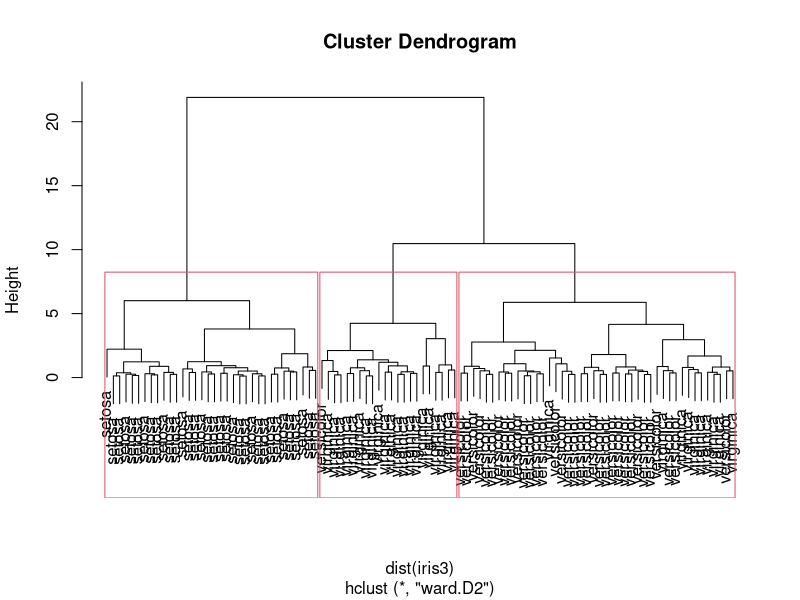

Write the R code that produced this figure. (Note: this script raises an error after producing the figure.)
iris2=iris
#preparo los datos para quedarme con 100 datos (para ver mejor) 
# mediante muestreo y solo variables numericas
idx=sample(1:dim(iris2)[1],100)
idx
iris3=iris2[idx,]
iris3
iris3$Species=NULL
iris3
#normalizo iris3, Notese el uso y sintaxis del bucle
for (j in 1:4) {x=iris3[,j] ; v=(x-mean(x))/sqrt(var(x)); iris3[,j]=v}
iris3
#calculo cluster jeraquico por el metodo de Ward, distancia euclidea
hc=hclust(dist(iris3),method="ward.D2")
hc
#dibujo el dendrograma y corto por tres
plot(hc,labels=iris2$Species[idx])
rect.hclust(hc,k=3)
#genero la variable de agrupamiento
group=cutree(hc,k=3)
group
table(iris$Species[idx],group)
#Medidas de bondad de agrupamiento: coeficiente de silueta
plotcluster(iris3,group)
shi= silhouette(group,dist(iris3))
plot(shi,col=1:3)
#Calculo de algunas otras medidas de bondad del agrupamiento
#(Ver descripcion de la funcion)
cluster.stats(dist(iris3),group,alt.clustering=as.integer(iris$Species[idx]))
